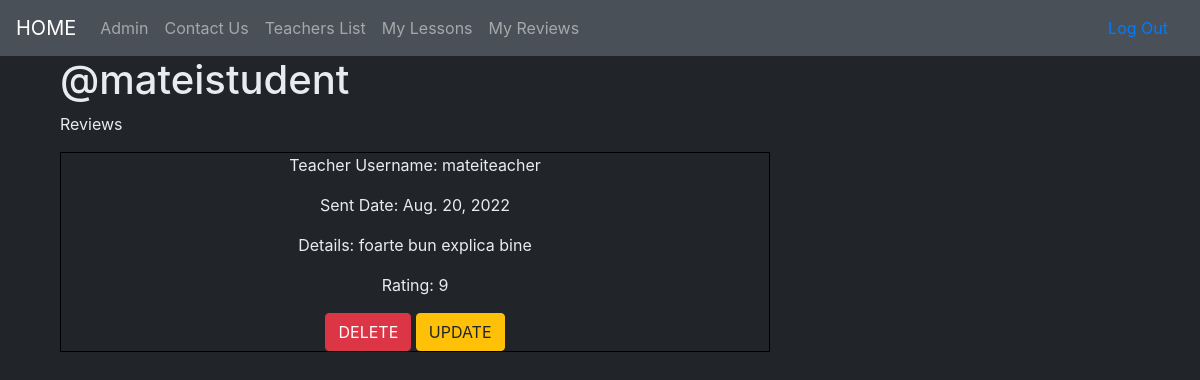
The app's page /reviews/sr/8/ (signed in) with its own data.
### accounts/models.py (models this page shows, shortened)
class User(AbstractUser):
    phone_number = models.CharField(max_length=10,blank=False, validators=[phone_number_validator], unique=True)
    email = models.EmailField(unique=True)
    is_student = models.BooleanField(default=False)
    is_teacher = models.BooleanField(default=False)

class Teacher(models.Model):
    user = models.OneToOneField(User, on_delete=models.CASCADE, primary_key=True)
    subject = models.ForeignKey(Subject, on_delete=models.SET_NULL, null=True)
    price = models.IntegerField(default=100)

### reviews/models.py (models this page shows, shortened)
class Review(models.Model):
    user = models.ForeignKey(User, on_delete=models.CASCADE)
    teacher = models.ForeignKey(Teacher, on_delete=models.CASCADE, null=True)
    sent_date = models.DateField(auto_now_add=True)
    description = models.TextField()
    rating = models.PositiveIntegerField(validators = [rating_validator])
    class Meta:
        ordering = ["-sent_date"]
        unique_together = ['user', 'teacher']

### reviews/views.py (the view)
# urls.py: path('sr/<int:pk>/', views.StudentReviews.as_view(), name='student_reviews'),
@method_decorator([login_required, student_required], name='dispatch')
class StudentReviews(generic.ListView):
    model = Review
    template_name = 'reviews/student_reviews_list.html'
    paginate_by = 5
    def get_queryset(self):
        queryset = super(StudentReviews, self).get_queryset()
        queryset = queryset.filter(user=self.request.user)
        return queryset
    def get_context_data(self,**kwargs):
        context = super().get_context_data(**kwargs)
        context['user'] = self.request.user
        return context

### reviews/templates/reviews/student_reviews_list.html (shortened to what this page needs)
{% extends "base.html" %}
{% block content %}
    <div class="col-md-4">
        <h1>@{{ user.username }}</h1>
        <p>Reviews</p>
    </div>
    <div class="col-md-8">
        {% for review in object_list  %}
            {% include "reviews/_student_review.html" %}
        {% endfor %}
    </div>
{% endblock %}

### reviews/templates/reviews/_student_review.html
<div class="review_list_div">
    <p>Teacher Username: {{ review.teacher.user.username }}</p>
    <p>Sent Date: {{ review.sent_date }}</p>
    <p>Details: {{ review.description }}</p>
    <p>Rating: {{ review.rating }}</p>
    <div class="col-lg-12">
        <a class="btn btn-danger" href="{% url 'reviews:delete_review' pk=review.pk %}">DELETE</a>
        <a class="btn btn-warning" href="{% url 'reviews:update_review' pk=review.pk %}">UPDATE</a>
    </div>
</div>

### static/invicta/css/master.css (style rules this page uses)
.review_list_div { border : 1px solid black; margin-bottom: 2em; text-align: center; }
body { background-color: #212529; color: #E9ECEF; }

### records on screen
User: username "mateistudent"
Review: teacher.user.username "mateiteacher", sent_date "Aug. 20, 2022", description "foarte bun explica bine", rating "9"
